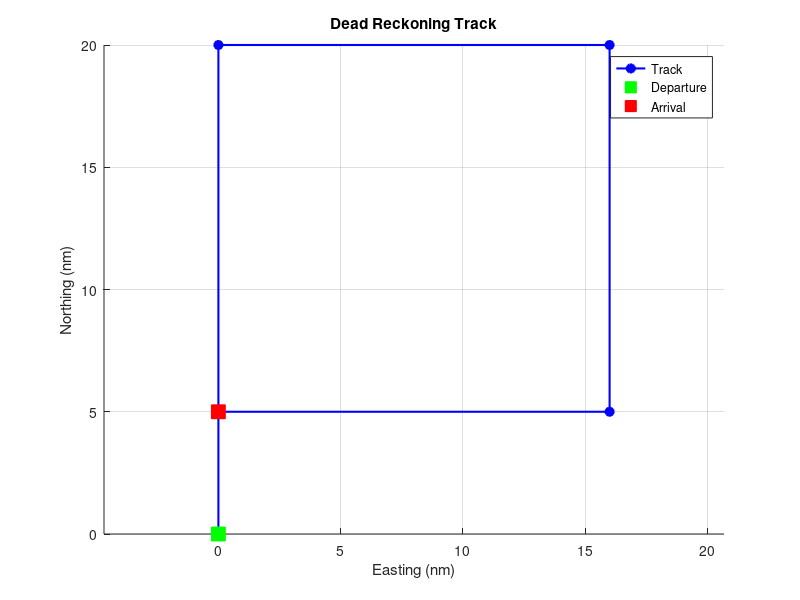
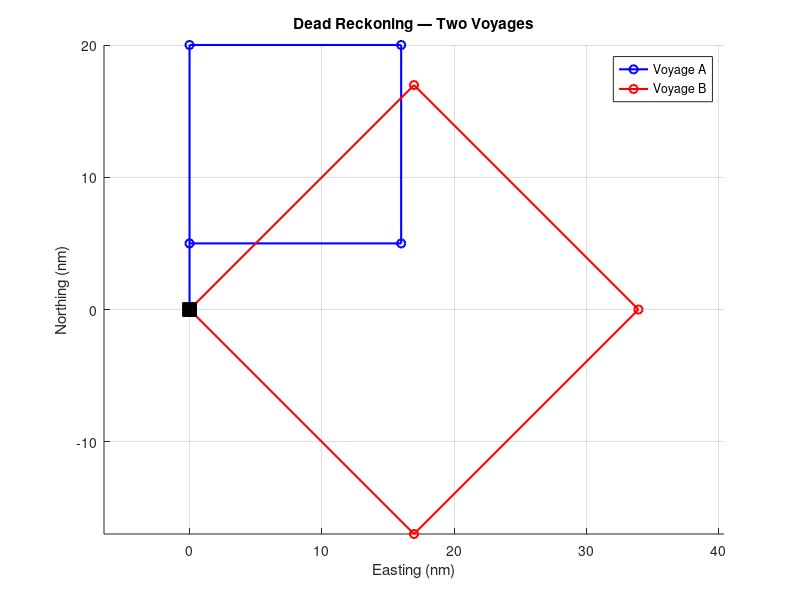

MATLAB code for these plots, in order:
%[text] # From Prototype to Function
%%
%[text] ## The Approach
%[text] Writing new logic as a flat script first puts every intermediate variable in the workspace where you can inspect it directly — double-click an array in the Variables panel, plot results on the fly, catch mistakes in individual steps before they compound. Once the logic is confirmed, wrapping it in a function takes a minute.
%%
%[text] ## Dead Reckoning
%[text] Dead reckoning navigation: 
%[text] 1. start where you are
%[text] 2. apply a sequence of headings, speeds, and elapsed times to estimate where you wil be
%[text] 3. repeat \
%[text] Each leg contributes a displacement in easting and northing:
%[text] $\\Delta x = v\\,\\Delta t\\,\\sin\\theta, \\qquad \\Delta y = v\\,\\Delta t\\,\\cos\\theta$
%[text] where $\\theta$ is compass bearing from north (north = 0°, east = 90°), $v$ is speed in knots, and $\\Delta t$ is time in hours. 
%%
%[text] ## Prototype: One Leg
%[text] Work through a single leg first. Choose heading due east (easy to know "truth") so the workspace values serve as a built-in sanity check.

clear

hdg_deg = 90;    % heading, degrees clockwise from north
spd_kts = 10;    % speed, knots
time_hr = 2;     % elapsed time, hours

hdg_rad = hdg_deg * pi/180
dist    = spd_kts * time_hr       % leg distance, nautical miles
dx      = dist * sin(hdg_rad)     % easting displacement, nm
dy      = dist * cos(hdg_rad)     % northing displacement, nm
%[text] - Are the results what we expect? \
%%
%[text] ## Generalizing 
%[text] With the single-leg logic working, avoid repeating ourselve with a for-loop, each iteration appends the next waypoint.

headings_deg = [  0,  90, 180, 270];   % N, E, S, W
speeds_kts   = [ 10,   8,  10,   8];   % knots
times_hr     = [  2,   2, 1.5,   2];   % hours

% Initial conditions
x(1) = 0;
y(1) = 0; 

for k = 1:length(headings_deg);
    hdg_rad  = headings_deg(k) * pi/180;
    dist     = speeds_kts(k) * times_hr(k);
    x(k+1)  = x(k) + dist * sin(hdg_rad);
    y(k+1)  = y(k) + dist * cos(hdg_rad);
end

figure(1); clf; hold on
plot(x, y, 'b-o', 'LineWidth', 1.5, 'MarkerFaceColor', 'b', 'DisplayName', 'Track')
plot(x(1),   y(1),   'gs', 'MarkerSize', 10, 'MarkerFaceColor', 'g', 'DisplayName', 'Departure')
plot(x(end), y(end), 'rs', 'MarkerSize', 10, 'MarkerFaceColor', 'r', 'DisplayName', 'Arrival')
xlabel('Easting (nm)'); ylabel('Northing (nm)')
title('Dead Reckoning Track'); axis equal; grid on; legend
%[text] - The inputs are still small enough we can verify with some quick geometry. \
%%
%[text] ## Wrapping in a Function
%[text] Now we have all the logic, define it as a reuasable function.
%[text] The key is to define the input and output arguments - the interface. 
%[text] %CLAUDE: Instead of describing this, write function documentation in the code block to specify the function semantics and engineering units. 
%[text] The loop body is already the complete algorithm. Package it: the three leg-description vectors become arguments, `[x, y]` become the return values.

function [x, y] = dead_reckoning(headings_deg, speeds_kts, times_hr)
    % Inputs: 
    n = length(headings_deg);
    x = zeros(1, n+1);
    y = zeros(1, n+1);
    for k = 1:n
        hdg_rad  = headings_deg(k) * pi/180;
        dist     = speeds_kts(k) * times_hr(k);
        x(k+1)  = x(k) + dist * sin(hdg_rad);
        y(k+1)  = y(k) + dist * cos(hdg_rad);
    end
end

%[text] **Test** — call the function on the single-leg prototype case and confirm the endpoint matches:
[x_fn, y_fn] = dead_reckoning(90, 10, 2);
x_fn(end)    % expect 20 nm east
y_fn(end)    % expect  0 nm north
%%
%[text] ## Reuse: Two Voyages

figure(2); clf; hold on
[xa, ya] = dead_reckoning([  0,  90, 180, 270], [10,  8, 10,  8], [2, 2, 1.5, 2]);
[xb, yb] = dead_reckoning([ 45, 135, 225, 315], [12, 12, 12, 12], [2, 2, 2,   2]);
plot(xa, ya, 'b-o', 'LineWidth', 1.5, 'DisplayName', 'Voyage A')
plot(xb, yb, 'r-o', 'LineWidth', 1.5, 'DisplayName', 'Voyage B')
plot(0, 0, 'ks', 'MarkerSize', 10, 'MarkerFaceColor', 'k', 'HandleVisibility', 'off')
xlabel('Easting (nm)'); ylabel('Northing (nm)')
title('Dead Reckoning — Two Voyages'); axis equal; grid on; legend

%[appendix]{"version":"1.0"}
%---
%[metadata:view]
%   data: {"layout":"inline"}
%---
